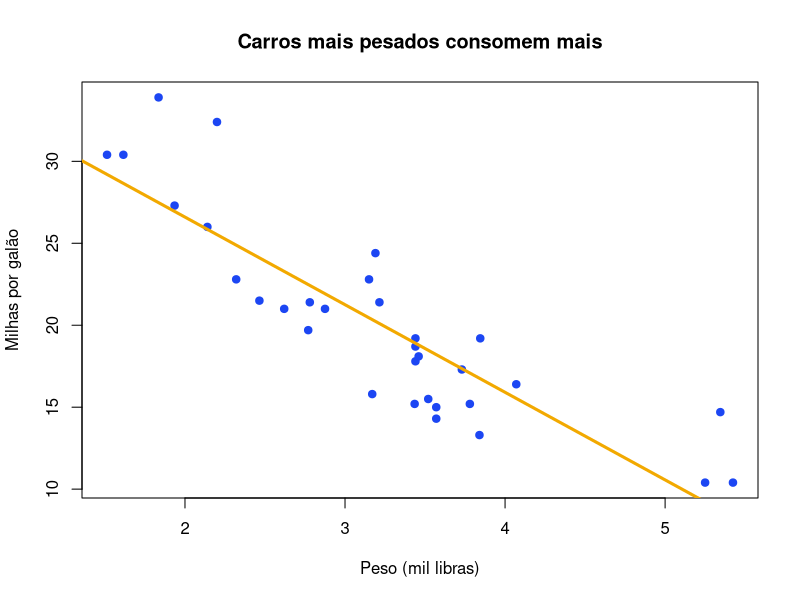

Here is the R script that generated this plot:
## ---- chunk 1
#| label: fig-consumo
#| fig-cap: "Consumo (milhas por galão) em função do peso do carro"
#| code-fold: show

plot(
  mtcars$wt, mtcars$mpg,
  pch = 19, col = "#1C46F3",
  xlab = "Peso (mil libras)", ylab = "Milhas por galão",
  main = "Carros mais pesados consomem mais"
)
abline(lm(mpg ~ wt, data = mtcars), col = "#F2A900", lwd = 3)
## ---- chunk 2
modelo <- lm(mpg ~ wt, data = mtcars)
round(coef(modelo), 2)
